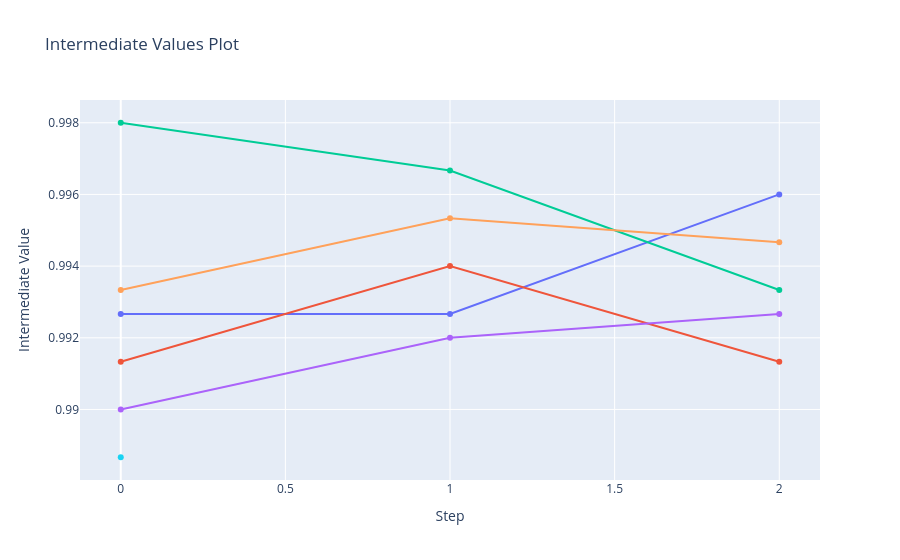

The cell this chart's notebook holds for it:
### Markdown cell above
#### Visualize the learning curves (Визуализация кривых обучения в ходе испытаний)

### Code cell
plot_intermediate_values(study)

### Figure 1 — Plotly figure (JSON) as saved in the notebook; plotly's stock layout.template omitted (floating-point values rounded to 4 significant figures)
{"data": [{"marker": {"maxdisplayed": 10}, "mode": "lines+markers", "name": "Trial0", "type": "scatter", "x": [0, 1, 2], "y": [0.9927, 0.9927, 0.996]}, {"marker": {"maxdisplayed": 10}, "mode": "lines+markers", "name": "Trial1", "type": "scatter", "x": [0, 1, 2], "y": [0.9913, 0.994, 0.9913]}, {"marker": {"maxdisplayed": 10}, "mode": "lines+markers", "name": "Trial2", "type": "scatter", "x": [0, 1, 2], "y": [0.998, 0.9967, 0.9933]}, {"marker": {"maxdisplayed": 10}, "mode": "lines+markers", "name": "Trial3", "type": "scatter", "x": [0, 1, 2], "y": [0.99, 0.992, 0.9927]}, {"marker": {"maxdisplayed": 10}, "mode": "lines+markers", "name": "Trial4", "type": "scatter", "x": [0, 1, 2], "y": [0.9933, 0.9953, 0.9947]}, {"marker": {"maxdisplayed": 10}, "mode": "lines+markers", "name": "Trial5", "type": "scatter", "x": [0], "y": [0.9887]}], "layout": {"autosize": true, "showlegend": false, "title": {"text": "Intermediate Values Plot"}, "xaxis": {"autorange": true, "range": [-0.1162, 2.116], "title": {"text": "Step"}, "type": "linear"}, "yaxis": {"autorange": true, "range": [0.9879, 0.9988], "title": {"text": "Intermediate Value"}, "type": "linear"}}}
